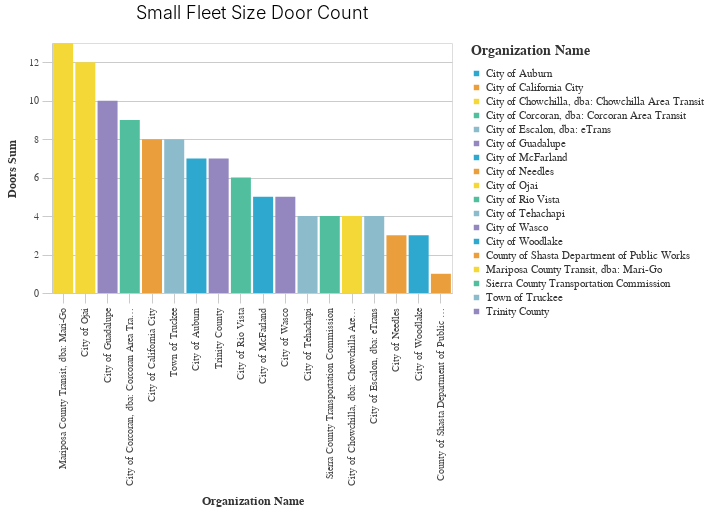

Here is the notebook cell this chart was saved with:
### Code cell
basic_bar_chart_title(((df>>filter(_.fleet_size=='Small')>>arrange(-_.doors_sum)).head(20)), "organization_name", "doors_sum", "organization_name", "Small Fleet Size Door Count")

### Figure 1 — Vega-Lite specification as saved in the notebook (floating-point values rounded to 4 significant figures)
{"config": {"view": {"continuousWidth": 400, "continuousHeight": 300}, "axis": {"domainColor": "#cbcbcb", "grid": true, "gridColor": "#cbcbcb", "gridWidth": 1, "labelColor": "#474747", "labelFont": "Nunito Sans", "labelFontSize": 10, "labelPadding": 4, "tickColor": "#cbcbcb", "tickSize": 10, "titleColor": "#333", "titleFont": "Raleway", "titleFontSize": 12, "titlePadding": 10}, "axisBand": {"grid": false}, "background": "white", "font": "Raleway", "header": {"labelFont": "Nunito Sans", "titleFont": "Raleway"}, "legend": {"labelColor": "#333", "labelFont": "Nunito Sans", "labelFontSize": 11, "labelLimit": 0, "padding": 1, "symbolSize": 30, "symbolType": "square", "titleColor": "#333", "titleFont": "Raleway", "titleFontSize": 14, "titlePadding": 10}, "title": {"anchor": "middle", "font": "Raleway", "fontSize": 18, "fontWeight": 300, "offset": 20}}, "data": {"name": "data-7892db508ba6abcc2b4af3c33654a331"}, "mark": "bar", "encoding": {"color": {"field": "organization_name", "legend": {"title": "Organization Name"}, "scale": {"range": ["#2EA8CE", "#EB9F3C", "#F4D837", "#51BF9D", "#8CBCCB", "#9487C0"]}, "type": "nominal"}, "x": {"field": "organization_name", "sort": "-y", "title": "Organization Name", "type": "nominal"}, "y": {"field": "doors_sum", "title": "Doors Sum", "type": "quantitative"}}, "height": 250, "title": "Small Fleet Size Door Count", "width": 400, "$schema": "https://vega.github.io/schema/vega-lite/v4.17.0.json", "datasets": {"data-7892db508ba6abcc2b4af3c33654a331": [{"organization_name": "Mariposa County Transit, dba: Mari-Go", "reporter_type": "Rural Reporter", "fleet_size": "Small", "ntd_id": "9R02-91082", "itp_id": 195.0, "allocationamount": 104400.0, "encumbered_amount": 85290.0, "expendedamount": 85290.0, "activebalance": 19120.0, "closedoutbalance": 0.0, "total_vehicles": 8.0, "average_age_of_fleet__in_years_": 8.542, "average_lifetime_miles_per_vehicle": 0.0, "Automobiles": 2.0, "Bus": 3.0, "Other": 0.0, "Train": 0.0, "Van": 3.0, "automobiles_door": 4.0, "bus_doors": 6.0, "van_doors": 3.0, "train_doors": 0.0, "doors_sum": 13.0, "_0_9": 6.0, "_10_12": 1.0, "_13_15": 1.0, "_16_20": 0.0, "_21_25": 0.0, "_26_30": 0.0, "_31_60": 0.0, "_16plus": 0.0, "_60plus": 0.0, "caltrans_district": null, "mpo_rtpa": null, "planning_authority": null, "gtfs_static_status": null, "gtfs_realtime_status": null}, {"organization_name": "City of Ojai", "reporter_type": "Rural Reporter", "fleet_size": "Small", "ntd_id": "9R02-91058", "itp_id": 231.0, "allocationamount": 270700.0, "encumbered_amount": 226300.0, "expendedamount": 217000.0, "activebalance": 53700.0, "closedoutbalance": 0.0, "total_vehicles": 7.0, "average_age_of_fleet__in_years_": 7.5, "average_lifetime_miles_per_vehicle": 0.0, "Automobiles": 0.0, "Bus": 6.0, "Other": 0.0, "Train": 0.0, "Van": 0.0, "automobiles_door": 0.0, "bus_doors": 12.0, "van_doors": 0.0, "train_doors": 0.0, "doors_sum": 12.0, "_0_9": 6.0, "_10_12": 0.0, "_13_15": 1.0, "_16_20": 0.0, "_21_25": 0.0, "_26_30": 0.0, "_31_60": 0.0, "_16plus": 0.0, "_60plus": 0.0, "caltrans_district": "07 - Los Angeles", "mpo_rtpa": "Southern California Association of Governments", "planning_authority": "Southern California Association of Governments", "gtfs_static_status": "Static OK", "gtfs_realtime_status": "RT OK"}, {"organization_name": "City of Guadalupe", "reporter_type": "Rural Reporter", "fleet_size": "Small", "ntd_id": "9R02-91043", "itp_id": 129.0, "allocationamount": 62630.0, "encumbered_amount": 51030.0, "expendedamount": 51030.0, "activebalance": 11590.0, "closedoutbalance": 0.0, "total_vehicles": 6.0, "average_age_of_fleet__in_years_": 5.5, "average_lifetime_miles_per_vehicle": 0.0, "Automobiles": 0.0, "Bus": 4.0, "Other": 0.0, "Train": 0.0, "Van": 2.0, "automobiles_door": 0.0, "bus_doors": 8.0, "van_doors": 2.0, "train_doors": 0.0, "doors_sum": 10.0, "_0_9": 4.0, "_10_12": 1.0, "_13_15": 1.0, "_16_20": 0.0, "_21_25": 0.0, "_26_30": 0.0, "_31_60": 0.0, "_16plus": 0.0, "_60plus": 0.0, "caltrans_district": "05 - San Luis Obispo", "mpo_rtpa": "Santa Barbara County Association of Governments", "planning_authority": "Santa Barbara County Association of Governments", "gtfs_static_status": "Static OK", "gtfs_realtime_status": "RT Incomplete"}, {"organization_name": "City of Corcoran, dba: Corcoran Area Transit", "reporter_type": "Rural Reporter", "fleet_size": "Small", "ntd_id": "9R02-91002", "itp_id": 78.0, "allocationamount": 106900.0, "encumbered_amount": 118600.0, "expendedamount": 72520.0, "activebalance": 34380.0, "closedoutbalance": 0.0, "total_vehicles": 6.0, "average_age_of_fleet__in_years_": 12.83, "average_lifetime_miles_per_vehicle": 0.0, "Automobiles": 0.0, "Bus": 3.0, "Other": 0.0, "Train": 0.0, "Van": 3.0, "automobiles_door": 0.0, "bus_doors": 6.0, "van_doors": 3.0, "train_doors": 0.0, "doors_sum": 9.0, "_0_9": 1.0, "_10_12": 2.0, "_13_15": 0.0, "_16_20": 3.0, "_21_25": 0.0, "_26_30": 0.0, "_31_60": 0.0, "_16plus": 3.0, "_60plus": 0.0, "caltrans_district": null, "mpo_rtpa": null, "planning_authority": null, "gtfs_static_status": null, "gtfs_realtime_status": null}, {"organization_name": "City of California City", "reporter_type": "Rural Reporter", "fleet_size": "Small", "ntd_id": "9R02-91111", "itp_id": 51.0, "allocationamount": 46000.0, "encumbered_amount": 37460.0, "expendedamount": 29240.0, "activebalance": 16760.0, "closedoutbalance": 0.0, "total_vehicles": 4.0, "average_age_of_fleet__in_years_": 11.0, "average_lifetime_miles_per_vehicle": 0.0, "Automobiles": 0.0, "Bus": 4.0, "Other": 0.0, "Train": 0.0, "Van": 0.0, "automobiles_door": 0.0, "bus_doors": 8.0, "van_doors": 0.0, "train_doors": 0.0, "doors_sum": 8.0, "_0_9": 0.0, "_10_12": 3.0, "_13_15": 1.0, "_16_20": 0.0, "_21_25": 0.0, "_26_30": 0.0, "_31_60": 0.0, "_16plus": 0.0, "_60plus": 0.0, "caltrans_district": "09 - Bishop", "mpo_rtpa": "Kern Council of Governments", "planning_authority": "Kern Council of Governments", "gtfs_static_status": "Static OK", "gtfs_realtime_status": "RT Incomplete"}, {"organization_name": "Town of Truckee", "reporter_type": "Rural Reporter", "fleet_size": "Small", "ntd_id": "9R02-91101", "itp_id": 340.0, "allocationamount": 92410.0, "encumbered_amount": 75290.0, "expendedamount": 75290.0, "activebalance": 17110.0, "closedoutbalance": 0.0, "total_vehicles": 8.0, "average_age_of_fleet__in_years_": 5.5, "average_lifetime_miles_per_vehicle": 0.0, "Automobiles": 0.0, "Bus": 0.0, "Other": 0.0, "Train": 0.0, "Van": 8.0, "automobiles_door": 0.0, "bus_doors": 0.0, "van_doors": 8.0, "train_doors": 0.0, "doors_sum": 8.0, "_0_9": 6.0, "_10_12": 2.0, "_13_15": 0.0, "_16_20": 0.0, "_21_25": 0.0, "_26_30": 0.0, "_31_60": 0.0, "_16plus": 0.0, "_60plus": 0.0, "caltrans_district": "03 - Marysville", "mpo_rtpa": null, "planning_authority": "Nevada County Transportation Commission", "gtfs_static_status": "Static OK", "gtfs_realtime_status": "RT Incomplete"}, {"organization_name": "City of Auburn", "reporter_type": "Rural Reporter", "fleet_size": "Small", "ntd_id": "9R02-91032", "itp_id": 23.0, "allocationamount": 69870.0, "encumbered_amount": 59800.0, "expendedamount": 50110.0, "activebalance": 19760.0, "closedoutbalance": 0.0, "total_vehicles": 6.0, "average_age_of_fleet__in_years_": 6.25, "average_lifetime_miles_per_vehicle": 0.0, "Automobiles": 0.0, "Bus": 2.0, "Other": 0.0, "Train": 0.0, "Van": 3.0, "automobiles_door": 0.0, "bus_doors": 4.0, "van_doors": 3.0, "train_doors": 0.0, "doors_sum": 7.0, "_0_9": 5.0, "_10_12": 0.0, "_13_15": 0.0, "_16_20": 1.0, "_21_25": 0.0, "_26_30": 0.0, "_31_60": 0.0, "_16plus": 1.0, "_60plus": 0.0, "caltrans_district": "03 - Marysville", "mpo_rtpa": "Sacramento Area Council of Governments", "planning_authority": "Placer County Transportation Planning Agency", "gtfs_static_status": "Static OK", "gtfs_realtime_status": "RT Incomplete"}, {"organization_name": "Trinity County", "reporter_type": "Rural Reporter", "fleet_size": "Small", "ntd_id": "9R02-91035", "itp_id": 344.0, "allocationamount": 130700.0, "encumbered_amount": 123700.0, "expendedamount": 92620.0, "activebalance": 38110.0, "closedoutbalance": 0.0, "total_vehicles": 8.0, "average_age_of_fleet__in_years_": 2.583, "average_lifetime_miles_per_vehicle": 0.0, "Automobiles": 0.0, "Bus": 0.0, "Other": 0.0, "Train": 0.0, "Van": 7.0, "automobiles_door": 0.0, "bus_doors": 0.0, "van_doors": 7.0, "train_doors": 0.0, "doors_sum": 7.0, "_0_9": 8.0, "_10_12": 0.0, "_13_15": 0.0, "_16_20": 0.0, "_21_25": 0.0, "_26_30": 0.0, "_31_60": 0.0, "_16plus": 0.0, "_60plus": 0.0, "caltrans_district": "02 - Redding", "mpo_rtpa": null, "planning_authority": "Trinity County Transportation Commission", "gtfs_static_status": "Static OK", "gtfs_realtime_status": "RT Incomplete"}, {"organization_name": "City of Rio Vista", "reporter_type": "Rural Reporter", "fleet_size": "Small", "ntd_id": "9R02-91014", "itp_id": 264.0, "allocationamount": 83950.0, "encumbered_amount": 63170.0, "expendedamount": 54830.0, "activebalance": 29110.0, "closedoutbalance": 0.0, "total_vehicles": 6.0, "average_age_of_fleet__in_years_": 6.9, "average_lifetime_miles_per_vehicle": 0.0, "Automobiles": 0.0, "Bus": 0.0, "Other": 0.0, "Train": 0.0, "Van": 6.0, "automobiles_door": 0.0, "bus_doors": 0.0, "van_doors": 6.0, "train_doors": 0.0, "doors_sum": 6.0, "_0_9": 6.0, "_10_12": 0.0, "_13_15": 0.0, "_16_20": 0.0, "_21_25": 0.0, "_26_30": 0.0, "_31_60": 0.0, "_16plus": 0.0, "_60plus": 0.0, "caltrans_district": "04 - Oakland", "mpo_rtpa": "Metropolitan Transportation Commission", "planning_authority": "Metropolitan Transportation Commission", "gtfs_static_status": "Static OK", "gtfs_realtime_status": "RT Incomplete"}, {"organization_name": "City of McFarland", "reporter_type": "Rural Reporter", "fleet_size": "Small", "ntd_id": "9R02-91110", "itp_id": 197.0, "allocationamount": 48250.0, "encumbered_amount": 39330.0, "expendedamount": 30730.0, "activebalance": 17520.0, "closedoutbalance": 0.0, "total_vehicles": 3.0, "average_age_of_fleet__in_years_": 6.75, "average_lifetime_miles_per_vehicle": 0.0, "Automobiles": 0.0, "Bus": 2.0, "Other": 0.0, "Train": 0.0, "Van": 1.0, "automobiles_door": 0.0, "bus_doors": 4.0, "van_doors": 1.0, "train_doors": 0.0, "doors_sum": 5.0, "_0_9": 2.0, "_10_12": 0.0, "_13_15": 1.0, "_16_20": 0.0, "_21_25": 0.0, "_26_30": 0.0, "_31_60": 0.0, "_16plus": 0.0, "_60plus": 0.0, "caltrans_district": "06 - Fresno", "mpo_rtpa": "Kern Council of Governments", "planning_authority": "Kern Council of Governments", "gtfs_static_status": "Static OK", "gtfs_realtime_status": "RT Incomplete"}, {"organization_name": "City of Wasco", "reporter_type": "Rural Reporter", "fleet_size": "Small", "ntd_id": "9R02-99426", "itp_id": 363.0, "allocationamount": 87640.0, "encumbered_amount": 71490.0, "expendedamount": 55530.0, "activebalance": 32100.0, "closedoutbalance": 0.0, "total_vehicles": 3.0, "average_age_of_fleet__in_years_": 6.0, "average_lifetime_miles_per_vehicle": 0.0, "Automobiles": 0.0, "Bus": 2.0, "Other": 0.0, "Train": 0.0, "Van": 1.0, "automobiles_door": 0.0, "bus_doors": 4.0, "van_doors": 1.0, "train_doors": 0.0, "doors_sum": 5.0, "_0_9": 3.0, "_10_12": 0.0, "_13_15": 0.0, "_16_20": 0.0, "_21_25": 0.0, "_26_30": 0.0, "_31_60": 0.0, "_16plus": 0.0, "_60plus": 0.0, "caltrans_district": "06 - Fresno", "mpo_rtpa": "Kern Council of Governments", "planning_authority": "Kern Council of Governments", "gtfs_static_status": "Static OK", "gtfs_realtime_status": "RT Incomplete"}, {"organization_name": "City of Tehachapi", "reporter_type": "Rural Reporter", "fleet_size": "Small", "ntd_id": "9R02-91078", "itp_id": 333.0, "allocationamount": 40690.0, "encumbered_amount": 33320.0, "expendedamount": 33320.0, "activebalance": 7362.0, "closedoutbalance": 0.0, "total_vehicles": 4.0, "average_age_of_fleet__in_years_": 5.667, "average_lifetime_miles_per_vehicle": 0.0, "Automobiles": 0.0, "Bus": 0.0, "Other": 0.0, "Train": 0.0, "Van": 4.0, "automobiles_door": 0.0, "bus_doors": 0.0, "van_doors": 4.0, "train_doors": 0.0, "doors_sum": 4.0, "_0_9": 4.0, "_10_12": 0.0, "_13_15": 0.0, "_16_20": 0.0, "_21_25": 0.0, "_26_30": 0.0, "_31_60": 0.0, "_16plus": 0.0, "_60plus": 0.0, "caltrans_district": null, "mpo_rtpa": null, "planning_authority": null, "gtfs_static_status": "Static OK", "gtfs_realtime_status": "RT Incomplete"}, {"organization_name": "Sierra County Transportation Commission", "reporter_type": "Rural Reporter", "fleet_size": "Small", "ntd_id": "9R02-91038", "itp_id": 304.0, "allocationamount": 48000.0, "encumbered_amount": 40000.0, "expendedamount": 40000.0, "activebalance": 8000.0, "closedoutbalance": 0.0, "total_vehicles": 4.0, "average_age_of_fleet__in_years_": 4.5, "average_lifetime_miles_per_vehicle": 0.0, "Automobiles": 0.0, "Bus": 0.0, "Other": 0.0, "Train": 0.0, "Van": 4.0, "automobiles_door": 0.0, "bus_doors": 0.0, "van_doors": 4.0, "train_doors": 0.0, "doors_sum": 4.0, "_0_9": 4.0, "_10_12": 0.0, "_13_15": 0.0, "_16_20": 0.0, "_21_25": 0.0, "_26_30": 0.0, "_31_60": 0.0, "_16plus": 0.0, "_60plus": 0.0, "caltrans_district": null, "mpo_rtpa": null, "planning_authority": null, "gtfs_static_status": "Static OK", "gtfs_realtime_status": "RT Incomplete"}, {"organization_name": "City of Chowchilla, dba: Chowchilla Area Transit ", "reporter_type": "Rural Reporter", "fleet_size": "Small", "ntd_id": "9R02-91071", "itp_id": 65.0, "allocationamount": 63480.0, "encumbered_amount": 69420.0, "expendedamount": 53060.0, "activebalance": 10420.0, "closedoutbalance": 0.0, "total_vehicles": 4.0, "average_age_of_fleet__in_years_": 5.75, "average_lifetime_miles_per_vehicle": 0.0, "Automobiles": 0.0, "Bus": 0.0, "Other": 0.0, "Train": 0.0, "Van": 4.0, "automobiles_door": 0.0, "bus_doors": 0.0, "van_doors": 4.0, "train_doors": 0.0, "doors_sum": 4.0, "_0_9": 4.0, "_10_12": 0.0, "_13_15": 0.0, "_16_20": 0.0, "_21_25": 0.0, "_26_30": 0.0, "_31_60": 0.0, "_16plus": 0.0, "_60plus": 0.0, "caltrans_district": null, "mpo_rtpa": null, "planning_authority": null, "gtfs_static_status": null, "gtfs_realtime_status": null}, {"organization_name": "City of Escalon, dba: eTrans", "reporter_type": "Rural Reporter", "fleet_size": "Small", "ntd_id": "9R02-91078", "itp_id": 333.0, "allocationamount": 53620.0, "encumbered_amount": 73720.0, "expendedamount": 40690.0, "activebalance": 12930.0, "closedoutbalance": 0.0, "total_vehicles": 4.0, "average_age_of_fleet__in_years_": 5.667, "average_lifetime_miles_per_vehicle": 0.0, "Automobiles": 0.0, "Bus": 0.0, "Other": 0.0, "Train": 0.0, "Van": 4.0, "automobiles_door": 0.0, "bus_doors": 0.0, "van_doors": 4.0, "train_doors": 0.0, "doors_sum": 4.0, "_0_9": 4.0, "_10_12": 0.0, "_13_15": 0.0, "_16_20": 0.0, "_21_25": 0.0, "_26_30": 0.0, "_31_60": 0.0, "_16plus": 0.0, "_60plus": 0.0, "caltrans_district": null, "mpo_rtpa": null, "planning_authority": null, "gtfs_static_status": null, "gtfs_realtime_status": null}, {"organization_name": "City of Needles", "reporter_type": "Rural Reporter", "fleet_size": "Small", "ntd_id": "9R02-91020", "itp_id": 220.0, "allocationamount": 40160.0, "encumbered_amount": 32910.0, "expendedamount": 25920.0, "activebalance": 14240.0, "closedoutbalance": 0.0, "total_vehicles": 3.0, "average_age_of_fleet__in_years_": 4.0, "average_lifetime_miles_per_vehicle": 0.0, "Automobiles": 0.0, "Bus": 0.0, "Other": 0.0, "Train": 0.0, "Van": 3.0, "automobiles_door": 0.0, "bus_doors": 0.0, "van_doors": 3.0, "train_doors": 0.0, "doors_sum": 3.0, "_0_9": 3.0, "_10_12": 0.0, "_13_15": 0.0, "_16_20": 0.0, "_21_25": 0.0, "_26_30": 0.0, "_31_60": 0.0, "_16plus": 0.0, "_60plus": 0.0, "caltrans_district": "08 - San Bernardino", "mpo_rtpa": "Southern California Association of Governments", "planning_authority": "Southern California Association of Governments", "gtfs_static_status": "Static OK", "gtfs_realtime_status": "RT Incomplete"}, {"organization_name": "City of Woodlake", "reporter_type": "Rural Reporter", "fleet_size": "Small", "ntd_id": "9R02-91079", "itp_id": 371.0, "allocationamount": 44570.0, "encumbered_amount": 62590.0, "expendedamount": 37800.0, "activebalance": 6770.0, "closedoutbalance": 0.0, "total_vehicles": 3.0, "average_age_of_fleet__in_years_": 13.33, "average_lifetime_miles_per_vehicle": 0.0, "Automobiles": 0.0, "Bus": 0.0, "Other": 0.0, "Train": 0.0, "Van": 3.0, "automobiles_door": 0.0, "bus_doors": 0.0, "van_doors": 3.0, "train_doors": 0.0, "doors_sum": 3.0, "_0_9": 1.0, "_10_12": 0.0, "_13_15": 1.0, "_16_20": 1.0, "_21_25": 0.0, "_26_30": 0.0, "_31_60": 0.0, "_16plus": 1.0, "_60plus": 0.0, "caltrans_district": "06 - Fresno", "mpo_rtpa": "Tulare County Association of Governments", "planning_authority": "Tulare County Association of Governments", "gtfs_static_status": "Static OK", "gtfs_realtime_status": "RT Incomplete"}, {"organization_name": "County of Shasta Department of Public Works", "reporter_type": "Asset Subrecipient", "fleet_size": "Small", "ntd_id": "9R02-99438", "itp_id": 0.0, "allocationamount": 146500.0, "encumbered_amount": 304700.0, "expendedamount": 127900.0, "activebalance": 28500.0, "closedoutbalance": 0.0, "total_vehicles": 1.0, "average_age_of_fleet__in_years_": 6.0, "average_lifetime_miles_per_vehicle": 0.0, "Automobiles": 0.0, "Bus": 0.0, "Other": 0.0, "Train": 0.0, "Van": 1.0, "automobiles_door": 0.0, "bus_doors": 0.0, "van_doors": 1.0, "train_doors": 0.0, "doors_sum": 1.0, "_0_9": 1.0, "_10_12": 0.0, "_13_15": 0.0, "_16_20": 0.0, "_21_25": 0.0, "_26_30": 0.0, "_31_60": 0.0, "_16plus": 0.0, "_60plus": 0.0, "caltrans_district": null, "mpo_rtpa": null, "planning_authority": null, "gtfs_static_status": null, "gtfs_realtime_status": null}]}}
